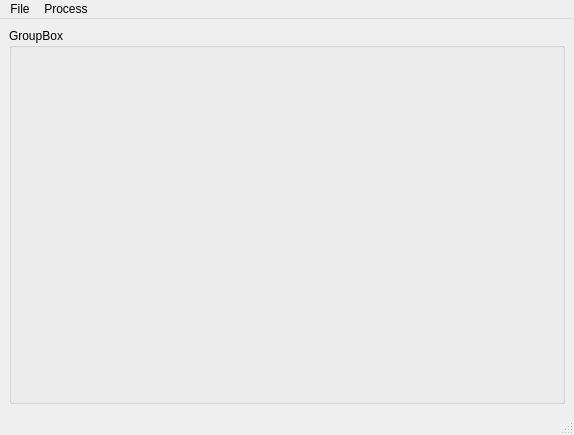
<?xml version="1.0" encoding="UTF-8"?>
<ui version="4.0">
 <class>MainWindow</class>
 <widget class="QMainWindow" name="MainWindow">
  <property name="geometry">
   <rect>
    <x>0</x>
    <y>0</y>
    <width>574</width>
    <height>435</height>
   </rect>
  </property>
  <property name="windowTitle">
   <string>MainWindow</string>
  </property>
  <widget class="QWidget" name="centralwidget">
   <layout class="QVBoxLayout" name="verticalLayout_2">
    <item>
     <widget class="QGroupBox" name="groupBox">
      <property name="sizePolicy">
       <sizepolicy hsizetype="Preferred" vsizetype="Preferred">
        <horstretch>0</horstretch>
        <verstretch>0</verstretch>
       </sizepolicy>
      </property>
      <property name="title">
       <string>GroupBox</string>
      </property>
      <layout class="QVBoxLayout" name="verticalLayout_3">
       <item>
        <layout class="QGridLayout" name="gridLayout"/>
       </item>
      </layout>
     </widget>
    </item>
   </layout>
  </widget>
  <widget class="QMenuBar" name="menubar">
   <property name="geometry">
    <rect>
     <x>0</x>
     <y>0</y>
     <width>574</width>
     <height>19</height>
    </rect>
   </property>
   <widget class="QMenu" name="menuFile">
    <property name="title">
     <string>File</string>
    </property>
    <addaction name="actionOpen"/>
   </widget>
   <widget class="QMenu" name="menuProcess">
    <property name="title">
     <string>Process</string>
    </property>
    <addaction name="actionRun"/>
   </widget>
   <addaction name="menuFile"/>
   <addaction name="menuProcess"/>
  </widget>
  <widget class="QStatusBar" name="statusBar"/>
  <action name="actionOpen">
   <property name="text">
    <string>Open</string>
   </property>
  </action>
  <action name="actionRun">
   <property name="checkable">
    <bool>true</bool>
   </property>
   <property name="enabled">
    <bool>true</bool>
   </property>
   <property name="text">
    <string>Run</string>
   </property>
  </action>
 </widget>
 <resources/>
 <connections/>
</ui>
